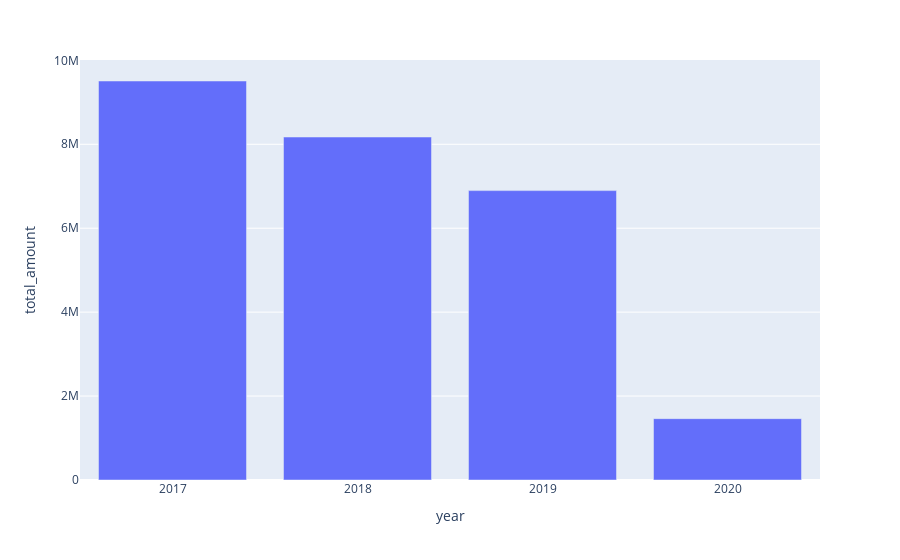

Source (notebook cell):
### Code cell
data_amount.columns=['year','total_amount']
fig1 = px.bar(data_amount, x='year', y='total_amount')
fig1.show()

### Figure 1 — Plotly figure (JSON) as saved in the notebook; plotly's stock layout.template omitted (floating-point values rounded to 4 significant figures)
{"data": [{"alignmentgroup": "True", "hovertemplate": "year=%{x}<br>total_amount=%{y}<extra></extra>", "legendgroup": "", "marker": {"color": "#636efa", "pattern": {"shape": ""}}, "name": "", "offsetgroup": "", "orientation": "v", "showlegend": false, "textposition": "auto", "type": "bar", "x": ["2017", "2018", "2019", "2020"], "xaxis": "x", "y": [9508198, 8173085, 6896093, 1461876], "yaxis": "y"}], "layout": {"autosize": true, "barmode": "relative", "legend": {"tracegroupgap": 0}, "margin": {"t": 60}, "xaxis": {"anchor": "y", "autorange": true, "domain": [0, 1], "range": [-0.5, 3.5], "title": {"text": "year"}, "type": "category"}, "yaxis": {"anchor": "x", "autorange": true, "domain": [0, 1], "range": [0, 10010000.0], "title": {"text": "total_amount"}, "type": "linear"}}}
